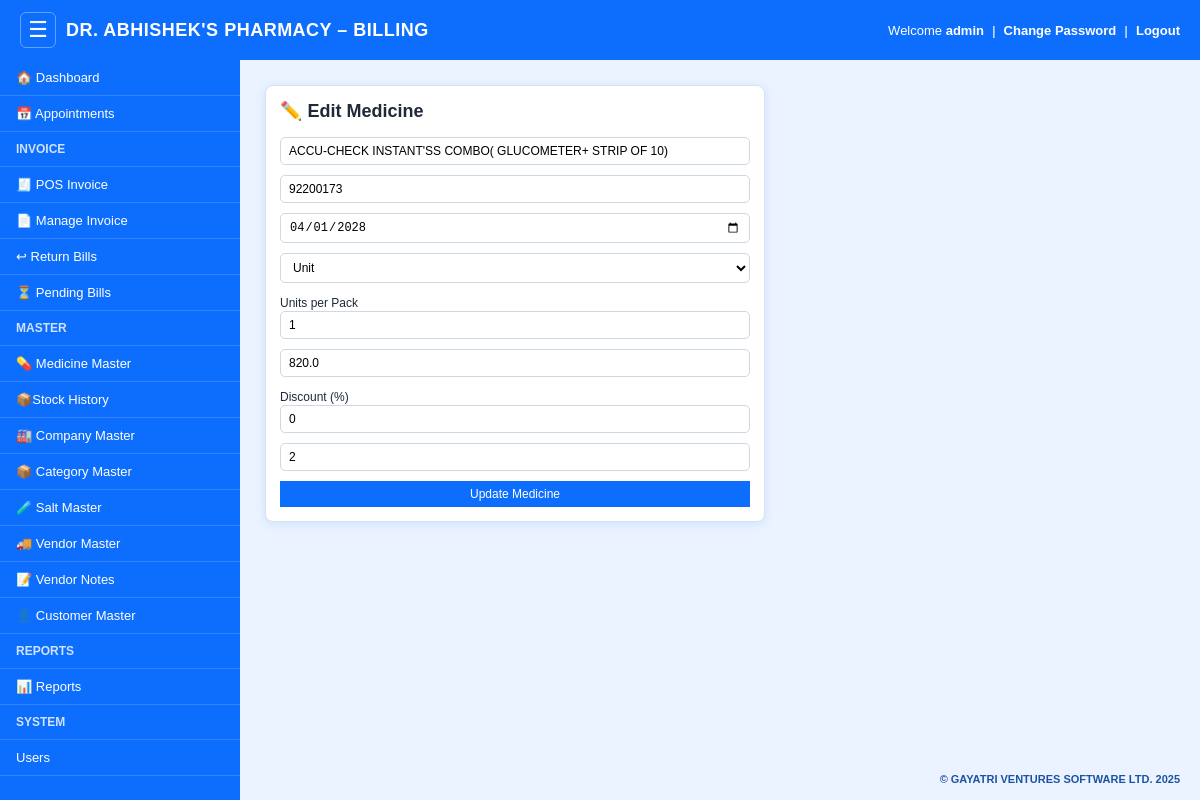
The page /medicines/edit/147 (signed in) on the database as committed earlier.
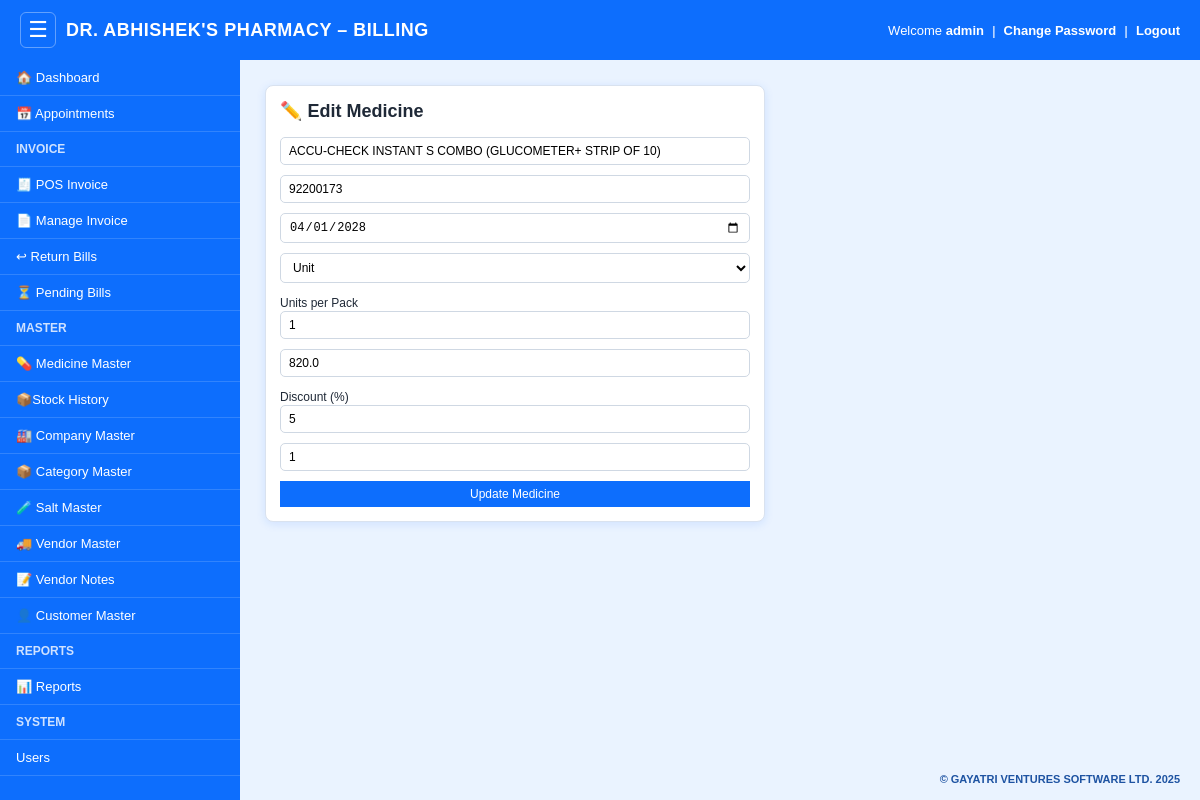
The same page on the database as committed later.
### models.py (models this page shows)
class Medicine(db.Model):
    __tablename__ = "medicine"
    id = db.Column(db.Integer, primary_key=True)
    name = db.Column(db.String(150), nullable=False)
    composition = db.Column(db.String(255))
    company = db.Column(db.String(150))
    pack_type = db.Column(db.String(50))
    pack_qty = db.Column(db.Integer)
    batch = db.Column(db.String(50), nullable=False)
    expiry = db.Column(db.String(10), nullable=False)
    mrp = db.Column(db.Float, nullable=False)
    qty = db.Column(db.Integer, default=0)
    discount_percent = db.Column(db.Integer, default=0)
    created_at = db.Column(db.DateTime, default=datetime.utcnow)

### app.py (the view, shortened to what this page needs)
@app.route("/medicines/edit/<int:id>", methods=["GET", "POST"])
@login_required
def edit_medicine(id):
    user = User.query.get(session.get("user_id"))
    if not user:
        flash("Access denied", "danger")
        return redirect("/")
    if user.role != "admin" and not user.can_edit_medicine:
        flash("Access denied", "danger")
        return redirect("/medicines")
    med = Medicine.query.get_or_404(id)
    old_qty = med.qty
    return render_template("edit_medicine.html", med=med)

### app.py (called while the page is built)
def login_required(f):
    @wraps(f)
    def w(*args, **kwargs):
        if not session.get("user_id"):
            return redirect("/login")
        return f(*args, **kwargs)
    return w

### templates/edit_medicine.html (shortened to what this page needs)
{% extends "base.html" %}
{% block body %}
<div class="card">
    <h2>✏️ Edit Medicine</h2>
    <form method="POST">
        <input type="text" name="name" value="{{ med.name }}" required>
        <input type="text" name="batch" value="{{ med.batch }}" required>
        <input type="date" name="expiry" value="{{ med.expiry }}" required>
        <select name="pack_type" id="packType">
            <option {% if med.pack_type == 'Unit' %}selected{% endif %}>Unit</option>
        </select>
        <label id="packQtyLabel">Units per Pack</label>
        <input type="number" name="pack_qty" min="1" step="1" value="{{ med.pack_qty or '' }}">
        <input type="number" name="mrp" value="{{ med.mrp }}" required>
       <label>Discount (%)</label>
<input type="number"
       name="discount_percent"
       value="{{ med.discount_percent }}"
       min="0"
       max="100">
        <input type="number" name="qty" value="{{ med.qty }}" required>
        <button type="submit">Update Medicine</button>
    </form>
</div>
{% endblock %}

Rows that differ between the two databases and show on the page:
changed Medicine "Unit": name "ACCU-CHECK INSTANT'SS COMBO( GLUCOMETER+ STRIP OF 10)" → "ACCU-CHECK INSTANT S COMBO (GLUCOMETER+ STRIP OF 10)"; discount_percent "0" → "5"; qty "2" → "1"
